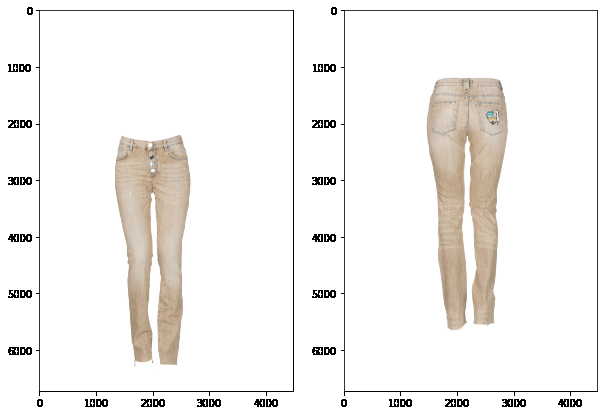
#> input picture MySolutions/Solution of 3rd problem/MostSimilarImage.png, 604 x 415 px, given in place of input.jpg, which was not available
$ jupyter execute --allow-errors SolutionToProblem1.ipynb
#> lines starting #> are read from the running program, lines starting #| are printed output that depends on the picture; after the words box and inside, x2 and y2 are one past the last pixel; in counts of white or black regions, pixels touching at a corner belong together; pictures that were not available may be replaced by others from this repository, and a replacement may not be noted
[cell 1]
####################################################################
#                        Coding conventions                        #
####################################################################
# Variables starts with small letter (like : var)                  #
# Function starts with Capital letters (like : Function() )        #
# File handles/ References will all be in caps when used           #
####################################################################

######################################################################
#             Solution Description                                   #
######################################################################
# multiply image and mask                                            #
# Thresholding values if an exceed 255 (not needed sorry!!)          #
# put all zero vals in red channel to 255                            #
######################################################################

#######################################################################
# Note : i will be using jupyter notebook but will provide the code   #
# /script along side                                                  #
# Thanks                                                              #
#######################################################################

[cell 2]
## making Essential imports
import matplotlib.pyplot as plt
import cv2
import numpy as np
import requests
from google.colab import files

[cell 3]
## uploading mask and raw image
files.upload()
#> the answer given: MostSimilarImage.png

[cell 4]
inputImage = cv2.imread('./input.jpg')
#> inputImage is the input picture: shape (415, 604, 3); mean B, G, R 239.4, 241.6, 243.6
maskImage = cv2.imread('./mask.png')

## lets check if image and mask has the same shape
print ('Shape of input:{}'.format(inputImage.shape))
#| Shape of input:(415, 604, 3)
print ('Shape of mask: {}'.format(maskImage.shape))
#| Shape of mask: (415, 604, 3)

[cell 5]
## As expected the image and mask does not confirm hence we shall resize the mask
inputXdims, inputYdims , _ = inputImage.shape
#> inputXdims = 415; inputYdims = 604
maskImage = cv2.resize(maskImage, (inputYdims, inputXdims))

[cell 6]
## lets generate image
generatedImage = inputImage  * np.array(maskImage / 255, dtype='uint8')    # if you dont divide by 255 you will get all whites (got stuck here)
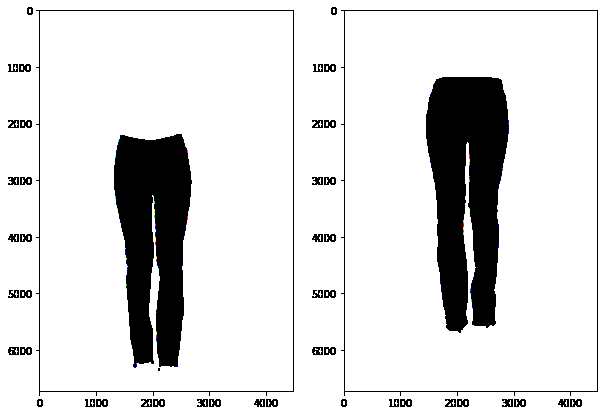
#> generatedImage: shape (415, 604, 3); mean B, G, R 220.4, 220.3, 220.3
#> (the rest of this cell did not finish here and is left out)

[cell 7]
## Splitting our newly Generated image into its constituent channels
r, g, b = cv2.split(generatedImage)
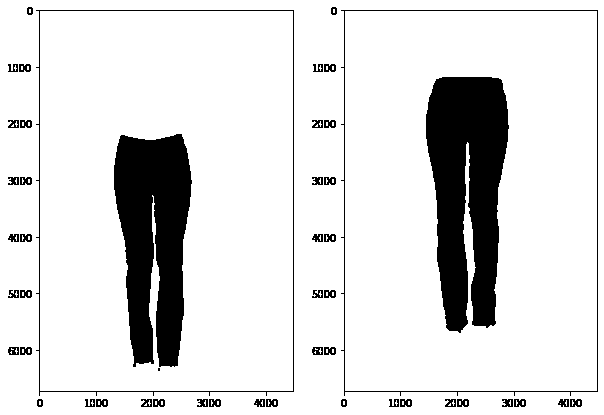
#> r: shape (415, 604); 86.4% white; 49 black regions (1 under 20 px), largest, box (x1, y1, x2, y2) and area: (426, 77, 509, 333) 15390, (114, 134, 192, 367) 13199, (36, 10, 294, 396) 1311
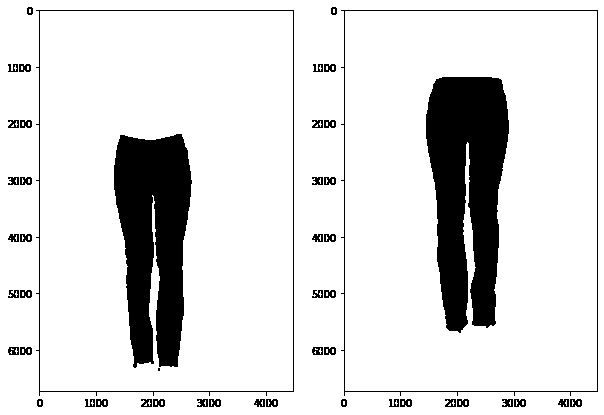
#> g: shape (415, 604); 86.4% white; 49 black regions (1 under 20 px), largest, box (x1, y1, x2, y2) and area: (426, 77, 509, 333) 15432, (114, 134, 192, 368) 13234, (36, 10, 294, 396) 1311
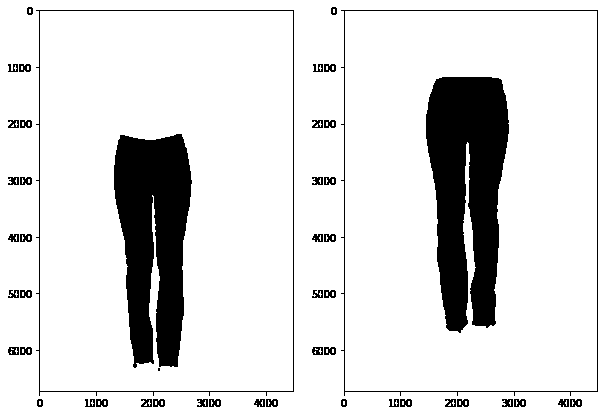
#> b: shape (415, 604); 86.4% white; 49 black regions (1 under 20 px), largest, box (x1, y1, x2, y2) and area: (426, 77, 509, 333) 15434, (114, 134, 192, 368) 13241, (36, 10, 294, 396) 1311
## now what remaining is sets all zero values in Red channel to 255
r[r == 0 ] = 255
#> r: shape (415, 604); 13.57% of pixels changed, all inside (x1, y1, x2, y2) = (8, 7, 598, 407)

## replacing red channel of generated image with our required red channel
newGenImage  = cv2.merge((r, g, b))
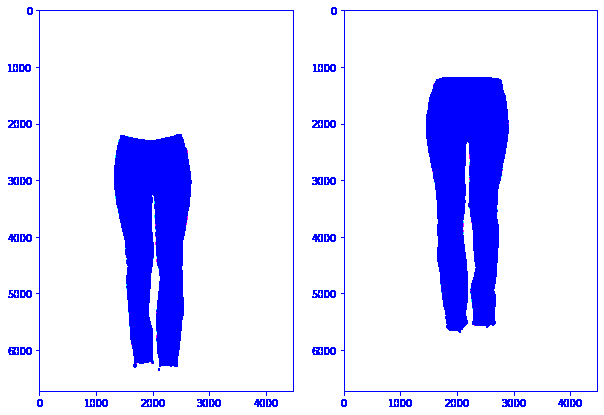
#> newGenImage: shape (415, 604, 3); mean B, G, R 255, 220.3, 220.3

[cell 8]
plt.imshow(newGenImage)

[cell 9]
###### plotting required plots
plt.figure(figsize=(10, 10))
plt.subplot(2, 2, 1)
plt.imshow(inputImage)

plt.subplot(2, 2, 2)
plt.imshow(maskImage)

plt.subplot(2, 2, 3)
plt.imshow(generatedImage)

plt.subplot(2, 2, 4)
plt.imshow(newGenImage)
#> figure, not shown here; B, G, R data is drawn as R, G, B

[cell 10]
plt.imsave('MyResult.jpg', newGenImage)
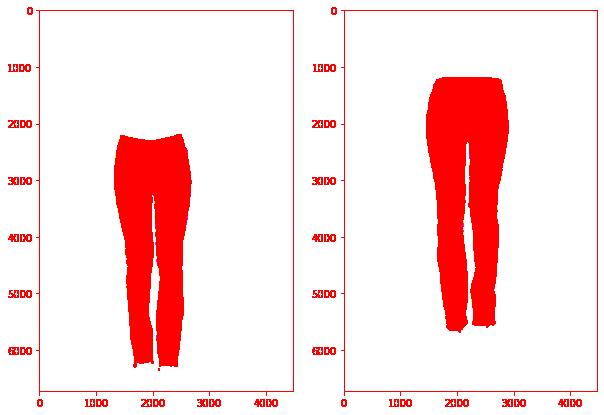
#> saved as MyResult.jpg: shape (415, 604, 3); mean R, G, B 251.8, 220, 219.9
